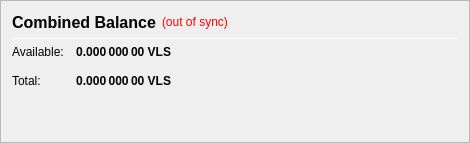
                   <widget class="QFrame" name="frame_CombinedBalances">
                    <property name="minimumSize">
                     <size>
                      <width>470</width>
                      <height>0</height>
                     </size>
                    </property>
                    <property name="frameShape">
                     <enum>QFrame::StyledPanel</enum>
                    </property>
                    <property name="frameShadow">
                     <enum>QFrame::Raised</enum>
                    </property>
                    <layout class="QVBoxLayout" name="verticalLayout_5">
                     <item>
                      <layout class="QHBoxLayout" name="horizontalLayout_5" stretch="0,0,0">
                       <item>
                        <widget class="QLabel" name="label_5z">
                         <property name="minimumSize">
                          <size>
                           <width>0</width>
                           <height>20</height>
                          </size>
                         </property>
                         <property name="font">
                          <font>
                           <pointsize>12</pointsize>
                           <weight>75</weight>
                           <bold>true</bold>
                          </font>
                         </property>
                         <property name="toolTip">
                          <string>Combined Balance (including unconfirmed and immature coins)</string>
                         </property>
                         <property name="text">
                          <string>Combined Balance</string>
                         </property>
                        </widget>
                       </item>
                       <item>
                        <widget class="QLabel" name="labelWalletStatus">
                         <property name="cursor">
                          <cursorShape>WhatsThisCursor</cursorShape>
                         </property>
                         <property name="toolTip">
                          <string>The displayed information may be out of date. Your wallet automatically synchronizes with the VELES network after a connection is established, but this process has not completed yet.</string>
                         </property>
                         <property name="styleSheet">
                          <string notr="true">QLabel { color: red; }</string>
                         </property>
                         <property name="text">
                          <string notr="true">(out of sync)</string>
                         </property>
                         <property name="alignment">
                          <set>Qt::AlignLeading|Qt::AlignLeft|Qt::AlignVCenter</set>
                         </property>
                        </widget>
                       </item>
                       <item>
                        <spacer name="horizontalSpacer_1">
                         <property name="orientation">
                          <enum>Qt::Horizontal</enum>
                         </property>
                         <property name="sizeHint" stdset="0">
                          <size>
                           <width>40</width>
                           <height>20</height>
                          </size>
                         </property>
                        </spacer>
                       </item>
                      </layout>
                     </item>
                     <item>
                      <widget class="Line" name="line_CombinedBalance">
                       <property name="minimumSize">
                        <size>
                         <width>0</width>
                         <height>1</height>
                        </size>
                       </property>
                       <property name="maximumSize">
                        <size>
                         <width>16777215</width>
                         <height>1</height>
                        </size>
                       </property>
                       <property name="orientation">
                        <enum>Qt::Horizontal</enum>
                       </property>
                      </widget>
                     </item>
                     <item>
                      <layout class="QGridLayout" name="gridLayout_3">
                       <property name="spacing">
                        <number>12</number>
                       </property>
                       <item row="1" column="0">
                        <widget class="QLabel" name="labelBalanceTextz">
                         <property name="text">
                          <string>Available:</string>
                         </property>
                        </widget>
                       </item>
                       <item row="1" column="1">
                        <widget class="QLabel" name="labelBalancez">
                         <property name="font">
                          <font>
                           <weight>75</weight>
                           <bold>true</bold>
                          </font>
                         </property>
                         <property name="cursor">
                          <cursorShape>IBeamCursor</cursorShape>
                         </property>
                         <property name="toolTip">
                          <string>Your current spendable balance</string>
                         </property>
                         <property name="text">
                          <string notr="true">0.000 000 00 VLS</string>
                         </property>
                         <property name="alignment">
                          <set>Qt::AlignRight|Qt::AlignTrailing|Qt::AlignVCenter</set>
                         </property>
                         <property name="textInteractionFlags">
                          <set>Qt::LinksAccessibleByMouse|Qt::TextSelectableByKeyboard|Qt::TextSelectableByMouse</set>
                         </property>
                        </widget>
                       </item>
                       <item row="2" column="0">
                        <widget class="QLabel" name="labelTotalTextz">
                         <property name="text">
                          <string>Total:</string>
                         </property>
                        </widget>
                       </item>
                       <item row="2" column="1">
                        <widget class="QLabel" name="labelTotalz">
                         <property name="font">
                          <font>
                           <weight>75</weight>
                           <bold>true</bold>
                          </font>
                         </property>
                         <property name="cursor">
                          <cursorShape>IBeamCursor</cursorShape>
                         </property>
                         <property name="toolTip">
                          <string>Total Balance, including all unavailable coins.</string>
                         </property>
                         <property name="text">
                          <string notr="true">0.000 000 00 VLS</string>
                         </property>
                         <property name="alignment">
                          <set>Qt::AlignRight|Qt::AlignTrailing|Qt::AlignVCenter</set>
                         </property>
                         <property name="textInteractionFlags">
                          <set>Qt::LinksAccessibleByMouse|Qt::TextSelectableByKeyboard|Qt::TextSelectableByMouse</set>
                         </property>
                        </widget>
                       </item>
                       <item row="2" column="3">
                        <spacer name="horizontalSpacer_2">
                         <property name="orientation">
                          <enum>Qt::Horizontal</enum>
                         </property>
                         <property name="sizeHint" stdset="0">
                          <size>
                           <width>40</width>
                           <height>20</height>
                          </size>
                         </property>
                        </spacer>
                       </item>
                      </layout>
                     </item>
                     <item>
                      <spacer name="verticalSpacer_1">
                       <property name="orientation">
                        <enum>Qt::Vertical</enum>
                       </property>
                       <property name="sizeHint" stdset="0">
                        <size>
                         <width>20</width>
                         <height>40</height>
                        </size>
                       </property>
                      </spacer>
                     </item>
                    </layout>
                   </widget>
